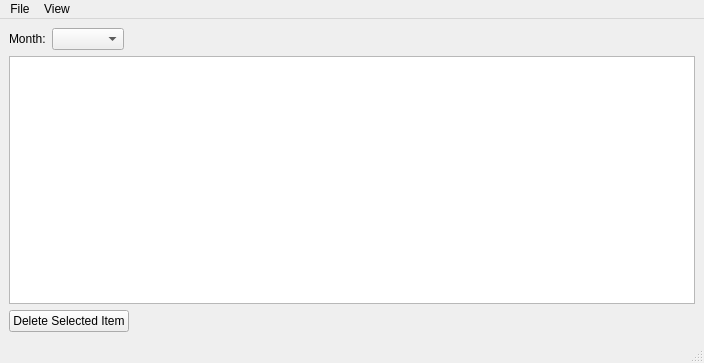
<?xml version="1.0" encoding="UTF-8"?>
<ui version="4.0">
 <class>TaMW</class>
 <widget class="QMainWindow" name="TaMW">
  <property name="geometry">
   <rect>
    <x>0</x>
    <y>0</y>
    <width>704</width>
    <height>363</height>
   </rect>
  </property>
  <property name="windowTitle">
   <string>T. Allowance</string>
  </property>
  <property name="windowIcon">
   <iconset resource="pngs.qrc">
    <normaloff>:/downloads/newicons/ta.png</normaloff>:/downloads/newicons/ta.png</iconset>
  </property>
  <widget class="QWidget" name="centralwidget">
   <layout class="QVBoxLayout" name="verticalLayout">
    <item>
     <layout class="QHBoxLayout" name="horizontalLayout">
      <item>
       <widget class="QLabel" name="label">
        <property name="text">
         <string>Month:</string>
        </property>
       </widget>
      </item>
      <item>
       <widget class="QComboBox" name="cboMonths"/>
      </item>
      <item>
       <spacer name="horizontalSpacer">
        <property name="orientation">
         <enum>Qt::Horizontal</enum>
        </property>
        <property name="sizeHint" stdset="0">
         <size>
          <width>40</width>
          <height>20</height>
         </size>
        </property>
       </spacer>
      </item>
     </layout>
    </item>
    <item>
     <widget class="CustomQueryView" name="lstLeaves"/>
    </item>
    <item>
     <layout class="QHBoxLayout" name="horizontalLayout_2">
      <item>
       <widget class="QPushButton" name="cmdDelete">
        <property name="text">
         <string>Delete Selected Item</string>
        </property>
       </widget>
      </item>
      <item>
       <spacer name="horizontalSpacer_2">
        <property name="orientation">
         <enum>Qt::Horizontal</enum>
        </property>
        <property name="sizeHint" stdset="0">
         <size>
          <width>40</width>
          <height>20</height>
         </size>
        </property>
       </spacer>
      </item>
     </layout>
    </item>
   </layout>
  </widget>
  <widget class="QMenuBar" name="menubar">
   <property name="geometry">
    <rect>
     <x>0</x>
     <y>0</y>
     <width>704</width>
     <height>21</height>
    </rect>
   </property>
   <widget class="QMenu" name="menuFile">
    <property name="title">
     <string>File</string>
    </property>
    <addaction name="actionNew"/>
   </widget>
   <widget class="QMenu" name="menuView">
    <property name="title">
     <string>View</string>
    </property>
    <addaction name="actionRefresh"/>
   </widget>
   <addaction name="menuFile"/>
   <addaction name="menuView"/>
  </widget>
  <widget class="QStatusBar" name="statusbar"/>
  <action name="actionNew">
   <property name="text">
    <string>New</string>
   </property>
   <property name="shortcut">
    <string>Ctrl+N</string>
   </property>
  </action>
  <action name="actionRefresh">
   <property name="text">
    <string>Refresh</string>
   </property>
  </action>
 </widget>
 <customwidgets>
  <customwidget>
   <class>CustomQueryView</class>
   <extends>QTreeView</extends>
   <header>customqueryview.h</header>
  </customwidget>
 </customwidgets>
 <resources>
  <include location="pngs.qrc"/>
 </resources>
 <connections/>
</ui>
